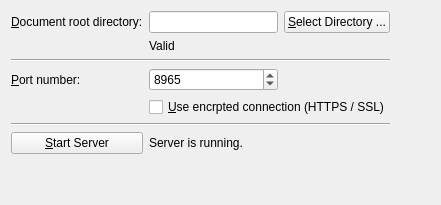
      <widget class="QWidget" name="page">
       <layout class="QGridLayout" name="gridLayout_28">
        <item row="9" column="1" colspan="2">
         <widget class="QLabel" name="labelOptionsWebStatus">
          <property name="text">
           <string>Server is running.</string>
          </property>
          <property name="openExternalLinks">
           <bool>true</bool>
          </property>
         </widget>
        </item>
        <item row="2" column="0">
         <widget class="QLabel" name="labelOptionsWebDocroot">
          <property name="text">
           <string>&amp;Document root directory:</string>
          </property>
          <property name="buddy">
           <cstring>lineEditOptionsWebDocroot</cstring>
          </property>
         </widget>
        </item>
        <item row="5" column="0">
         <widget class="QLabel" name="labelOptionsWebPort">
          <property name="text">
           <string>&amp;Port number:</string>
          </property>
          <property name="buddy">
           <cstring>spinBoxOptionsWebPort</cstring>
          </property>
         </widget>
        </item>
        <item row="3" column="1">
         <widget class="QLabel" name="labelOptionWebDocrootStatus">
          <property name="text">
           <string>Valid</string>
          </property>
         </widget>
        </item>
        <item row="4" column="0" colspan="3">
         <widget class="Line" name="line_15">
          <property name="orientation">
           <enum>Qt::Horizontal</enum>
          </property>
         </widget>
        </item>
        <item row="10" column="0">
         <spacer name="verticalSpacer_11">
          <property name="orientation">
           <enum>Qt::Vertical</enum>
          </property>
          <property name="sizeHint" stdset="0">
           <size>
            <width>20</width>
            <height>40</height>
           </size>
          </property>
         </spacer>
        </item>
        <item row="2" column="3">
         <spacer name="horizontalSpacer_6">
          <property name="orientation">
           <enum>Qt::Horizontal</enum>
          </property>
          <property name="sizeHint" stdset="0">
           <size>
            <width>40</width>
            <height>20</height>
           </size>
          </property>
         </spacer>
        </item>
        <item row="9" column="0">
         <widget class="QPushButton" name="pushButtonOptionsWebStart">
          <property name="toolTip">
           <string>Start the server to test the values above.</string>
          </property>
          <property name="text">
           <string>&amp;Start Server</string>
          </property>
         </widget>
        </item>
        <item row="5" column="1">
         <widget class="QSpinBox" name="spinBoxOptionsWebPort">
          <property name="toolTip">
           <string>Port number for the web server.  Default is 8965.
Change this if you get an error message like &quot;Bound address already in use&quot; when running the server.</string>
          </property>
          <property name="minimum">
           <number>1024</number>
          </property>
          <property name="maximum">
           <number>65535</number>
          </property>
          <property name="value">
           <number>8965</number>
          </property>
         </widget>
        </item>
        <item row="2" column="2">
         <widget class="QPushButton" name="pushButtonOptionsWebSelectDocroot">
          <property name="text">
           <string>&amp;Select Directory ...</string>
          </property>
         </widget>
        </item>
        <item row="7" column="0" colspan="3">
         <widget class="Line" name="line_14">
          <property name="orientation">
           <enum>Qt::Horizontal</enum>
          </property>
         </widget>
        </item>
        <item row="2" column="1">
         <widget class="QLineEdit" name="lineEditOptionsWebDocroot">
          <property name="toolTip">
           <string>Base directory of the web server. This is the directory containing the &quot;index.html&quot; file.
Use this to server your own modifed Little Navmap web page.
</string>
          </property>
         </widget>
        </item>
        <item row="6" column="1" colspan="2">
         <widget class="QCheckBox" name="checkBoxOptionsWebEncrypted">
          <property name="toolTip">
           <string>Use a so-called self-signed example certificate for an encrypted connection.
Browsers will show a warning when using such a connection and you have to add an security exception in the browser.
You have to use &quot;https//...&quot; instead of &quot;http://...&quot; when accessing the page. Otherwise you will get an error in the web browser.
Be aware that this example certificate do not provide absolute security since the private key is available publicly in the
Little Navmap GIT repository.
</string>
          </property>
          <property name="text">
           <string>&amp;Use encrpted connection (HTTPS / SSL)</string>
          </property>
         </widget>
        </item>
       </layout>
      </widget>
